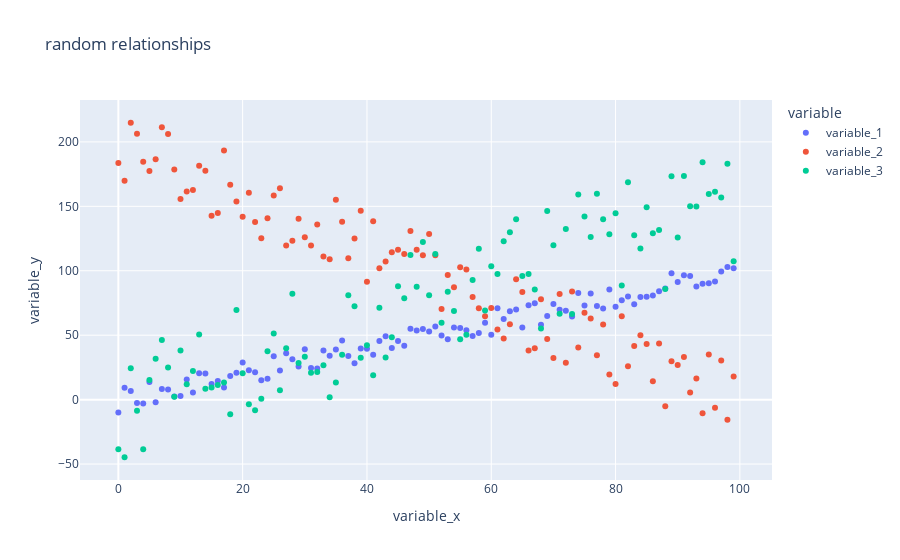

This figure's notebook cell:
### Code cell
data = pd.DataFrame(
    data = {
        'variable_x': np.arange(0, 100),
        'variable_1': np.arange(0, 100) + np.random.uniform(-10, 10, 100),
        'variable_2': np.arange(200, 0, -2) + np.random.uniform(-30, 30, 100),
        'variable_3': np.arange(0, 150, 1.5) + np.random.uniform(-50, 50, 100)
    }
)

fig = px.scatter(
    data,
    x='variable_x',
    y=['variable_1', 'variable_2', 'variable_3'],
    title='random relationships',
)
fig.update_xaxes(title_text='variable_x')
fig.update_yaxes(title_text='variable_y')

fig.show()
